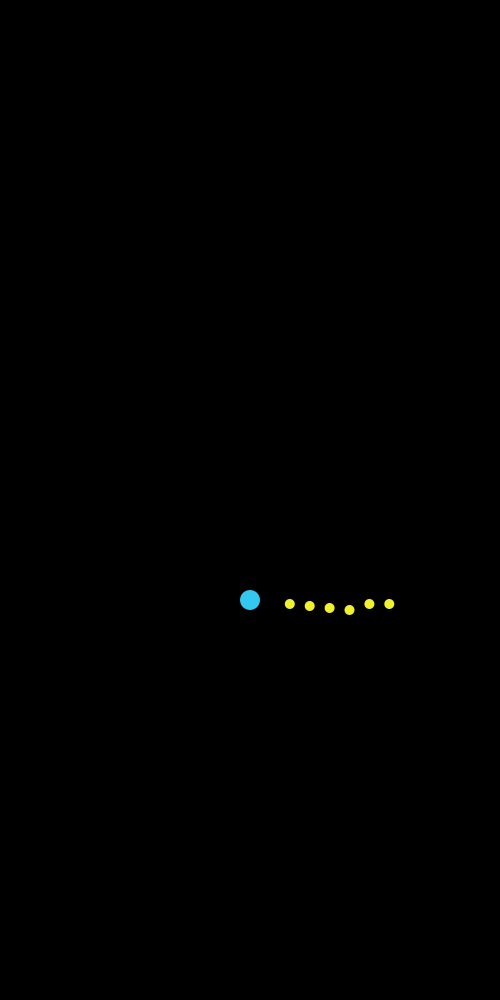
Frame 1 (no input)
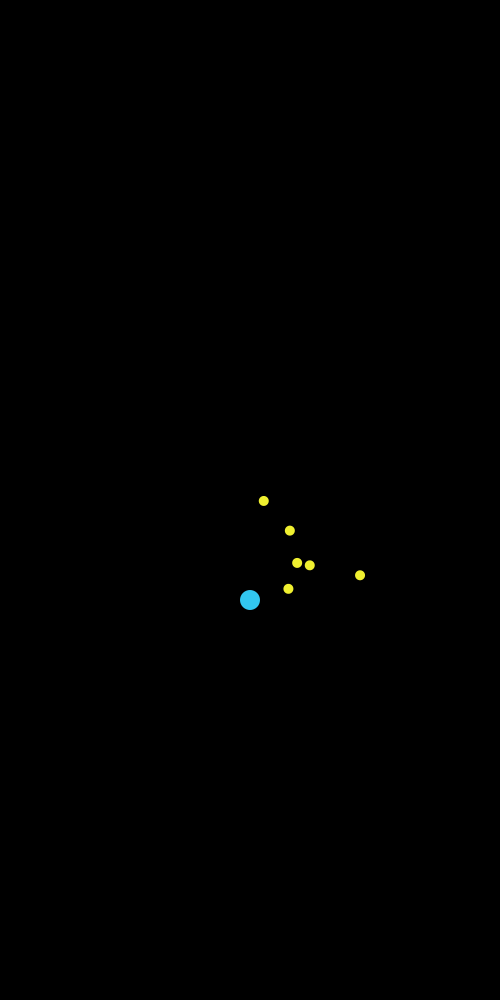
Frame 60 (the mouse pressed at the canvas centre just before this capture)
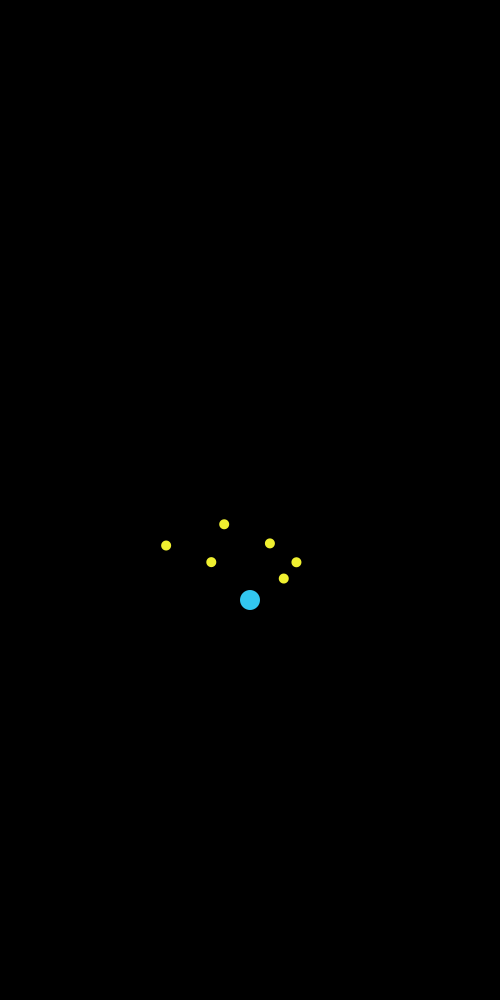
Frame 120 (the mouse held since frame 60 and released just before this capture)

The Processing sketch that drew these frames (run headless with seeded random() and noise(); from frame 60 on, the mouse is pressed at the canvas centre):

// Processing sketch: processing_154803
// ── processing_154803.pde

int x = 250;
int y = 600;
int r = 40;
int r2 = 60;
int r3 = 80;
int r4 = 100;
int r5 = 120;
int r6 = 140;
float theta = 0.1;
float theta2 = 0.1;
float theta3 = 0.1;
float theta4 = 0.1;
float theta5 = 0.1;
float theta6 = 0.1;


void setup(){
  size(500, 1000);
  smooth();
  background(0);
}

void draw(){
  background(0);
  noStroke();
  fill(50, 200, 240);
  ellipse(x, y, 20, 20);
  fill(240, 240, 48);
  ellipse(x+r*cos(theta), y+r*sin(theta), 10, 10);
   ellipse(x+r2*cos(theta2), y+r2*sin(theta2), 10, 10);
    ellipse(x+r3*cos(theta3), y+r3*sin(theta3), 10, 10);
     ellipse(x+r4*cos(theta4), y+r4*sin(theta4), 10, 10);
      ellipse(x+r5*cos(theta5), y+r*sin(theta5), 10, 10);
       ellipse(x+r6*cos(theta6), y+r*sin(theta6), 10, 10);
     
      
  
  theta += 0.1;
  theta2 += 0.2;
  theta3 += 0.3;
  theta4 += 0.4;
  theta5 += 0.3;
  theta6 += 0.2;
}

void keyPressed(){
  switch(keyCode){
    case 't':
    y -= 1;
    break;
    case 'f':
    x -= 1;
    break;
    case 'h':
    x += 1;
    break;
    case 'b':
    y += 1;
    break;
  }
}


  int mx;
  int my;
void mousePressed(){
  stroke(255);
  strokeWeight(10);
  line(x, y, x, y-100);
}
    
